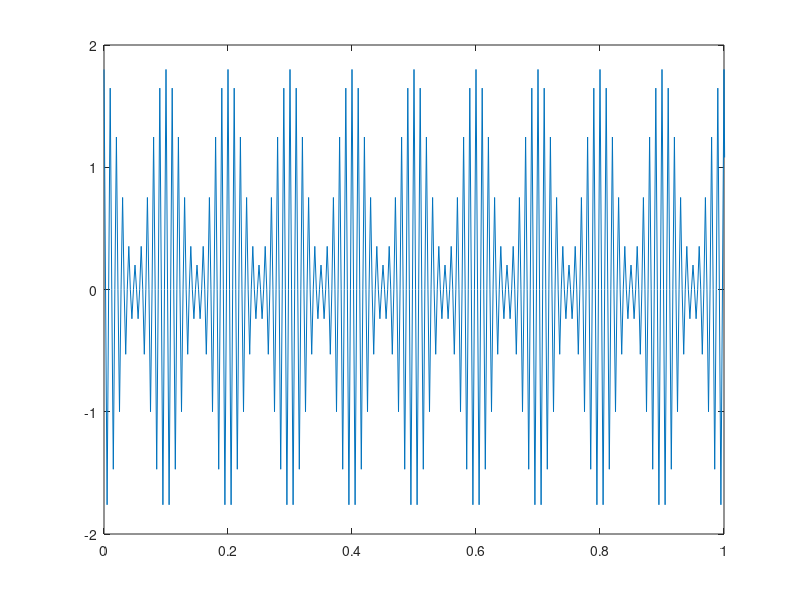

Recreate this plot in MATLAB.
f = 1e1;
fc = 1e2;

t = 0:1/(4*fc):20;

y2 = cos(2*pi*f*t);

Ac = 1;
ka = 0.8;
x = Ac*(1+ka*y2).*cos(2*pi*fc*t);

figure;
plot(t,x);
xlim([0 1])